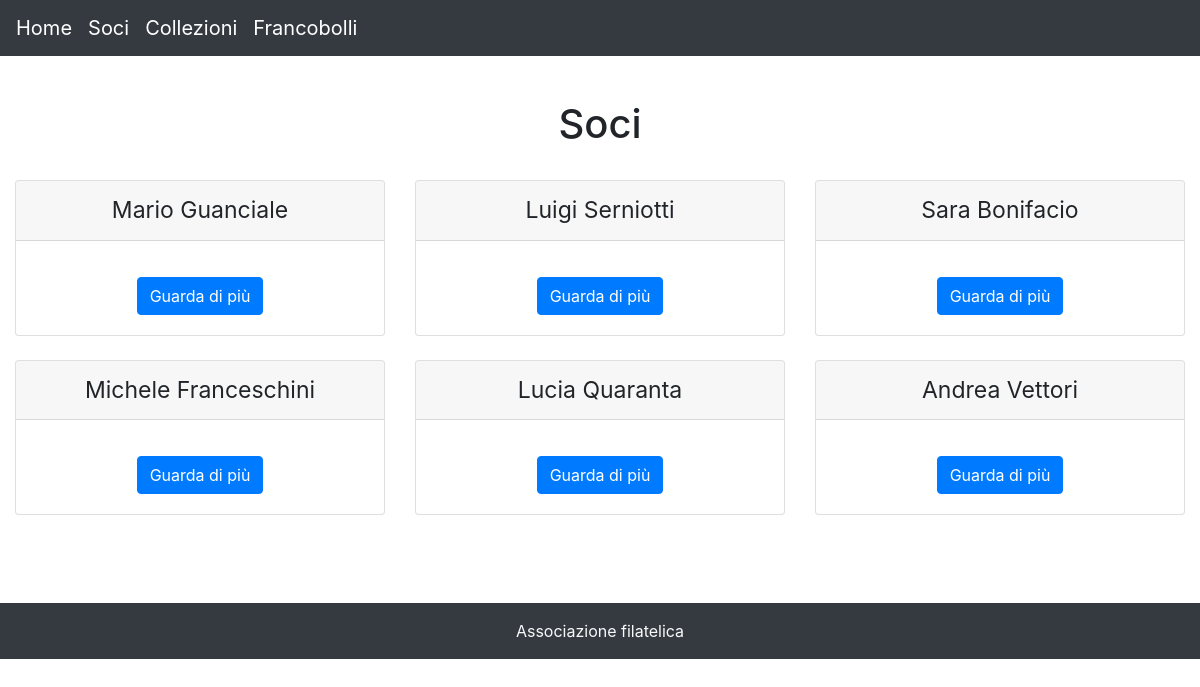
Before: /member.php with the older database file.
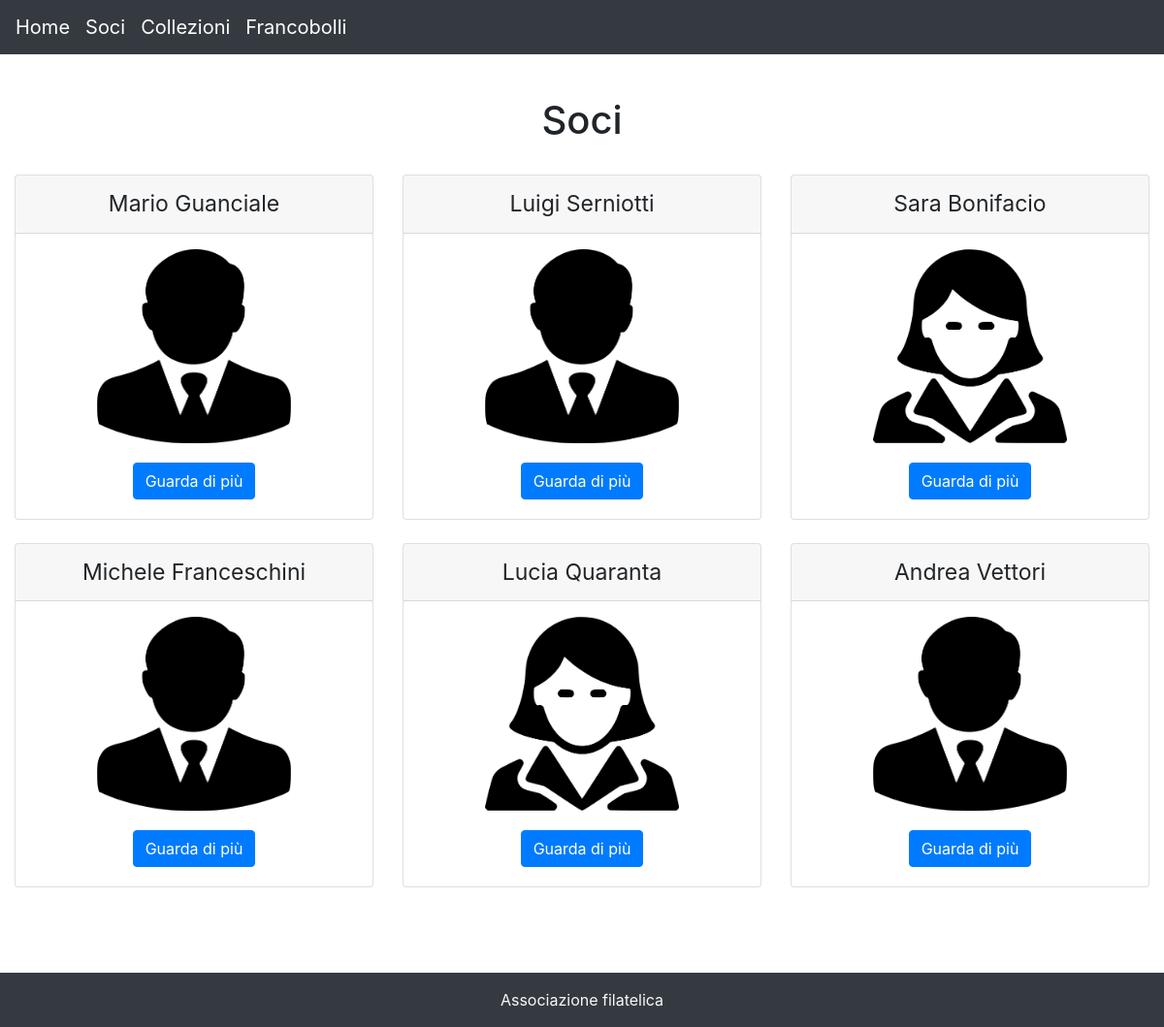
After: the same page with the newer database file.
### tables this page shows
CREATE TABLE collezionisti(
  id INT PRIMARY KEY AUTO_INCREMENT,
  nome VARCHAR(30) NOT NULL,
  cognome VARCHAR(30) NOT NULL,
  genere ENUM ("M", "F")
);

### member.php (the view, shortened to what this page needs)
<?php
require "libs/dbconnection.php";
require "libs/header.php";
$card = 0;
try {
  $sql = "SELECT * FROM collezionisti";
  $rs = $dbConnection->query($sql);
} catch (PDOException $e) {
  die('Errore nella lettura dei collezionisti.');
}
?>
<br><h1 class="text-center">Soci</h1><br>
   <?php while ($row = $rs->fetch()) : ?>
       <?php if($card % 3 == 0): ?> <div class="card-deck"> <?php endif; ?>
         <div class="card text-center" style="width: 18rem;">
           <div class="card-header" style="text-align: center;font-size:23px"><?php echo $row['nome']." ".$row['cognome']; ?></div><p></p>
           <?php if($row['genere'] == "M"): ?>
            <div class="card-img-top"> <img src="media/uomo.png" width="200" height="200"> </div>
          <?php endif; if($row['genere'] == "F"): ?>
            <div class="card-img-top"> <img src="media/donna.png" width="200" height="200"> </div>
           <?php endif; ?>
           <div class="card-body"> <a href="collection.php?id=<?= $row['id']?>" class="btn btn-primary">Guarda di più</a> </div>
         </div>
       <?php if($card % 3 == 2): ?> </div><br> <?php endif; ?>
    <?php $card = $card + 1; endwhile; ?>
<br><br>
<?php require "libs/footer.php"; ?>

### libs/header.php (shortened to what this page needs)
<!DOCTYPE html>
<html lang="it">
<head>
  <link rel="stylesheet" href="https://maxcdn.bootstrapcdn.com/bootstrap/4.1.0/css/bootstrap.min.css">
</head>
<body>
<nav class="navbar navbar-expand-sm bg-dark navbar-dark">
  <a class="navbar-brand" href="index.php">Home</a>
  <a class="navbar-brand" href="member.php">Soci</a>
  <a class="navbar-brand" href="collection.php">Collezioni</a>
  <a class="navbar-brand" href="poststamp.php">Francobolli</a>
</nav>
<div class="container-fluid" style="margin-top:20px">

### libs/footer.php
</div>
  <footer class="bg-dark text-light font-small p-3 mt-3 text-center ">
    Associazione filatelica
  </footer>
  </body>
</html>

Changed rows visible on the page:
changed collezionisti "Mario": genere empty → "M" (drawn); genere: picture added
changed collezionisti "Luigi": genere empty → "M" (drawn); genere: picture added
changed collezionisti "Sara": genere empty → "F" (drawn); genere: picture added
changed collezionisti "Michele": genere empty → "M" (drawn); genere: picture added
changed collezionisti "Lucia": genere empty → "F" (drawn); genere: picture added
changed collezionisti "Andrea": genere empty → "M" (drawn); genere: picture added
